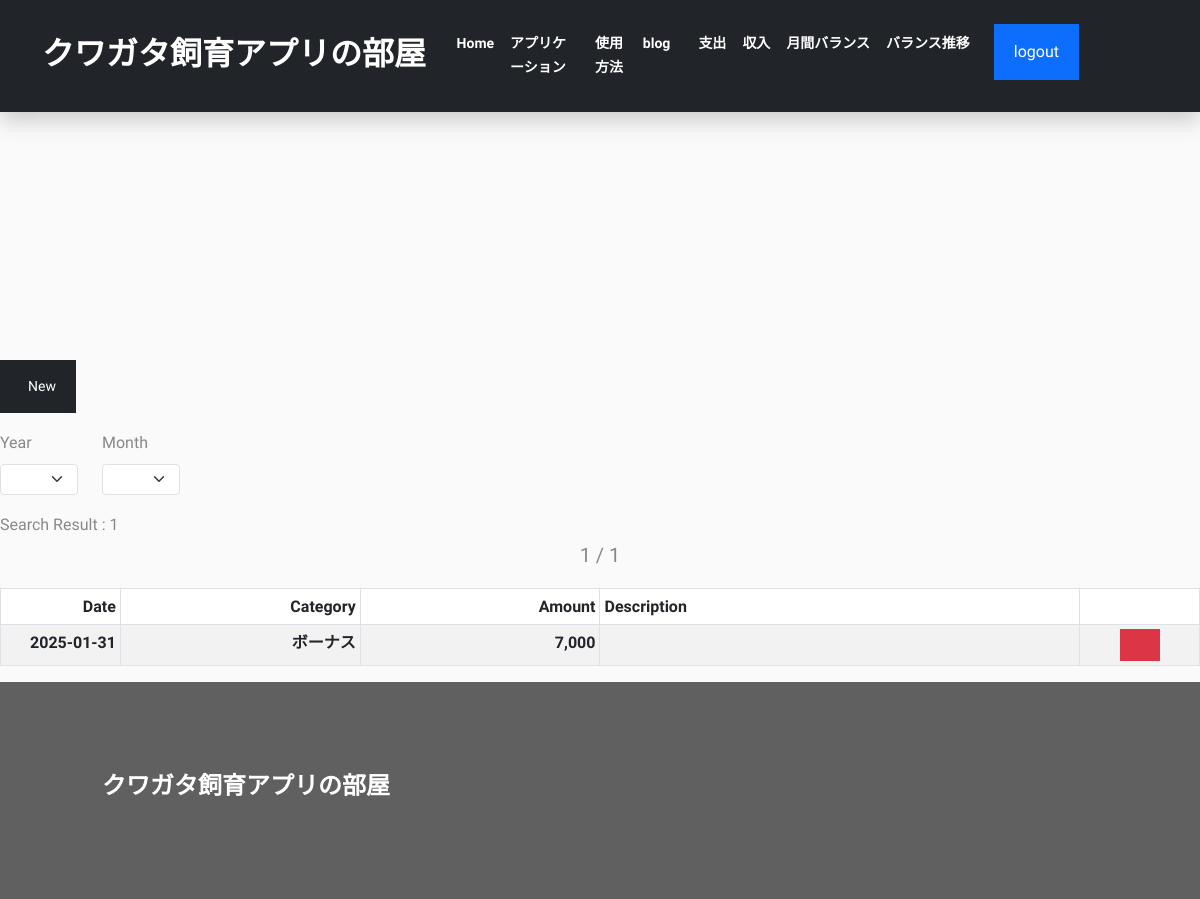
Screenshot of /income_list/ (signed in) with the database file from the repository.
### kakeibo/models.py (models this page shows)
class Income(models.Model):
    user = models.ForeignKey(User, on_delete=models.CASCADE)
    date = models.DateField('日付')
    amount = models.IntegerField('金額')
    category = models.ForeignKey(IncomeCategory, on_delete=models.PROTECT, verbose_name='カテゴリ')
    description = models.TextField('摘要', null=True, blank=True)

class IncomeCategory(models.Model):
    name = models.CharField('カテゴリ名', max_length=32)
    def __str__(self):
        return self.name

### kakeibo/views.py (the view, shortened to what this page needs)
# urls.py: path('income_list/', login_required(views.IncomeList.as_view()), name='income_list'),
class IncomeList(generic.ListView):
    template_name = 'income_list.html'
    model = Income
    ordering = '-date'
    paginate_by = 10
    def get_queryset(self):
        self.form = form = IncomeSearchForm(self.request.GET or None)
        queryset = super().get_queryset().filter(user=self.request.user)
        return queryset
    def get_context_data(self, **kwargs):
        context = super().get_context_data(**kwargs)
        context['search_form'] = IncomeSearchForm(self.request.GET or None)
        context['create_form'] = IncomeCreateForm
        context['action_url'] = '/income_create/'
        return context

### kakeibo/forms.py
class IncomeSearchForm(forms.Form):
    year = year_choice_field
    month = month_choice_field

### kakeibo/my_context_processor.py (called while the page is built)
def common(request):
    now = datetime.now()
    return {"now_year": now.year,
            "now_month": now.month}

### templates/income_list.html (shortened to what this page needs)
{% extends 'base.html' %}
{% load static %}
{% load humanize %}
{% load kakeibo %}
{% block nav %}
                <div class="container">
                  <div class="collapse navbar-collapse" id="navbarNav">
                    <ul class="navbar-nav">
                      <li class="nav-item">
                        <a class="nav-link text-white" href="{% url 'kakeibo:payment_list'%}">支出</a>
                      </li>
                      <li class="nav-item">
                        <a class="nav-link text-white" href="{% url 'kakeibo:income_list'%}">
                          収入
                        </a>
                      </li>
                      <li class="nav-item">
                        <a class="nav-link text-white" href="{% url 'kakeibo:monthly_balance' now_year now_month%}">
                          月間バランス
                        </a>
                      </li>
                      <li class="nav-item">
                        <a class="nav-link text-white" href="{% url 'kakeibo:balance_transition' %}">
                          バランス推移
                        </a>
                      </li>
                      {% endblock %}
{% block content %}
<button type="button" class="mb-2 btn btn-sm btn-rounded btn-dark">
  <span class="ls-widest text-white"><a href="{% url 'kakeibo:income_create' %}" class="text-white">New</a></span>
</button>
<link rel="stylesheet" href="{% static 'style1.css' %}">
{% include "income_search_form.html" %}
<div class="mt-3"> Search Result : {{ page_obj.paginator.count|intcomma }}</div>
{% include "pagination.html" %}
{% include "income_table.html" %}
{% endblock %}
{% block extrajs %}
{% include "cdn_datepicker.html" %}
{% endblock %}

### templates/income_table.html (shortened to what this page needs)
{% load humanize %}
<div class="table-responsive">
  <table class="table table-sm table-striped table-bordered shadow-1">
    {% include "thead.html" %}
    <tbody>
      {% for income in income_list %}
      <tr>
        <th class="text-end">{{ income.date|date:'Y-m-d' }}</th>
        <th class="text-end">{{ income.category }}</th>
        <th class="text-end">{{ income.amount|intcomma}}</th>
        <th class="text-start">
        </th>
        <th class="text-center">
          <button type="button" class="btn btn-floating btn-danger delete-modal-button"
          data-mdb-toggle="modal"
          data-mdb-target="#itemDeleteModal"
          data-deleteurl="{% url 'kakeibo:income_delete' income.pk %}"
          data-date="{{ income.date|date:'Y-m-d' }}"
          data-category="{{ income.category }}"
          data-amount="{{ income.amount }}"
          data-description="{{ income.description }}"
          >
          </button>
        </th>
      </tr>
      {% endfor %}
    </tbody>
  </table>
</div>

### static/style.css (style rules this page uses)
:root { --primary: #0d6efd; --dark: #606061; --body: #888; --box-shadow: 0 8px 22px rgba(0, 0, 0, 0.2); }
body { font-family: Sora, "sans-serif"; line-height: 1.7; color: var(--body); }
a { color: var(--body); text-decoration: none; }
.navbar .nav-link { font-size: 14px; font-weight: 700; }
.navbar .nav-link { color: #fff !important; }
.btn { padding: 14px 18px; border-width: 2px; border-radius: 0; }

### static/style1.css (style rules this page uses)
body { font-size: 16px; background-color: #fafafa; }

### rows the page displays
Income: date "2025-01-31", category "ボーナス", amount "7,000"

### other values shown
{{ page_obj.paginator.count|intcomma }} "1"
{{ page_obj.number }} "1"
{{ page_obj.paginator.num_pages }} "1"
